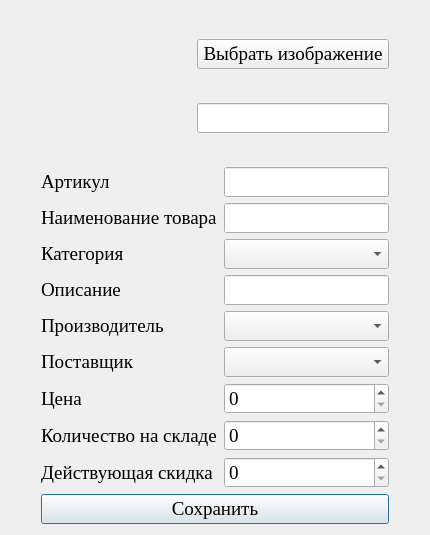
<?xml version="1.0" encoding="UTF-8"?>
<ui version="4.0">
 <class>ProductDialog</class>
 <widget class="QDialog" name="ProductDialog">
  <property name="geometry">
   <rect>
    <x>0</x>
    <y>0</y>
    <width>430</width>
    <height>531</height>
   </rect>
  </property>
  <property name="font">
   <font>
    <family>Times New Roman</family>
    <pointsize>14</pointsize>
   </font>
  </property>
  <property name="windowTitle">
   <string>Продукт</string>
  </property>
  <layout class="QGridLayout" name="gridLayout">
   <item row="6" column="1">
    <widget class="QLabel" name="label_5">
     <property name="text">
      <string>Производитель</string>
     </property>
    </widget>
   </item>
   <item row="2" column="0">
    <spacer name="horizontalSpacer">
     <property name="orientation">
      <enum>Qt::Horizontal</enum>
     </property>
     <property name="sizeHint" stdset="0">
      <size>
       <width>40</width>
       <height>20</height>
      </size>
     </property>
    </spacer>
   </item>
   <item row="11" column="1" colspan="2">
    <widget class="QPushButton" name="Save">
     <property name="text">
      <string>Сохранить</string>
     </property>
    </widget>
   </item>
   <item row="2" column="3">
    <spacer name="horizontalSpacer_2">
     <property name="orientation">
      <enum>Qt::Horizontal</enum>
     </property>
     <property name="sizeHint" stdset="0">
      <size>
       <width>40</width>
       <height>20</height>
      </size>
     </property>
    </spacer>
   </item>
   <item row="7" column="1">
    <widget class="QLabel" name="label_6">
     <property name="text">
      <string>Поставщик</string>
     </property>
    </widget>
   </item>
   <item row="0" column="1">
    <spacer name="verticalSpacer">
     <property name="orientation">
      <enum>Qt::Vertical</enum>
     </property>
     <property name="sizeHint" stdset="0">
      <size>
       <width>20</width>
       <height>40</height>
      </size>
     </property>
    </spacer>
   </item>
   <item row="12" column="2">
    <spacer name="verticalSpacer_2">
     <property name="orientation">
      <enum>Qt::Vertical</enum>
     </property>
     <property name="sizeHint" stdset="0">
      <size>
       <width>20</width>
       <height>40</height>
      </size>
     </property>
    </spacer>
   </item>
   <item row="8" column="1">
    <widget class="QLabel" name="label_7">
     <property name="text">
      <string>Цена</string>
     </property>
    </widget>
   </item>
   <item row="4" column="1">
    <widget class="QLabel" name="label_3">
     <property name="text">
      <string>Категория</string>
     </property>
    </widget>
   </item>
   <item row="2" column="1">
    <widget class="QLabel" name="label">
     <property name="text">
      <string>Артикул</string>
     </property>
    </widget>
   </item>
   <item row="2" column="2">
    <widget class="QLineEdit" name="Article"/>
   </item>
   <item row="3" column="1">
    <widget class="QLabel" name="label_2">
     <property name="text">
      <string>Наименование товара</string>
     </property>
    </widget>
   </item>
   <item row="3" column="2">
    <widget class="QLineEdit" name="Name"/>
   </item>
   <item row="9" column="1">
    <widget class="QLabel" name="label_8">
     <property name="text">
      <string>Количество на складе</string>
     </property>
    </widget>
   </item>
   <item row="5" column="1">
    <widget class="QLabel" name="label_4">
     <property name="text">
      <string>Описание</string>
     </property>
    </widget>
   </item>
   <item row="1" column="1" colspan="2">
    <layout class="QHBoxLayout" name="horizontalLayout">
     <item>
      <widget class="QLabel" name="Image">
       <property name="minimumSize">
        <size>
         <width>150</width>
         <height>150</height>
        </size>
       </property>
       <property name="maximumSize">
        <size>
         <width>150</width>
         <height>150</height>
        </size>
       </property>
       <property name="baseSize">
        <size>
         <width>150</width>
         <height>150</height>
        </size>
       </property>
       <property name="text">
        <string/>
       </property>
      </widget>
     </item>
     <item>
      <layout class="QVBoxLayout" name="verticalLayout">
       <item>
        <widget class="QPushButton" name="OpenFile">
         <property name="text">
          <string>Выбрать изображение</string>
         </property>
        </widget>
       </item>
       <item>
        <widget class="QLineEdit" name="Path"/>
       </item>
      </layout>
     </item>
    </layout>
   </item>
   <item row="10" column="1">
    <widget class="QLabel" name="label_9">
     <property name="text">
      <string>Действующая скидка</string>
     </property>
    </widget>
   </item>
   <item row="5" column="2">
    <widget class="QLineEdit" name="Description"/>
   </item>
   <item row="4" column="2">
    <widget class="QComboBox" name="comboBoxCategory"/>
   </item>
   <item row="6" column="2">
    <widget class="QComboBox" name="comboBoxSupplier"/>
   </item>
   <item row="7" column="2">
    <widget class="QComboBox" name="comboBoxSeller"/>
   </item>
   <item row="8" column="2">
    <widget class="QSpinBox" name="Price"/>
   </item>
   <item row="9" column="2">
    <widget class="QSpinBox" name="Count"/>
   </item>
   <item row="10" column="2">
    <widget class="QSpinBox" name="Discount"/>
   </item>
  </layout>
 </widget>
 <resources/>
 <connections/>
</ui>
